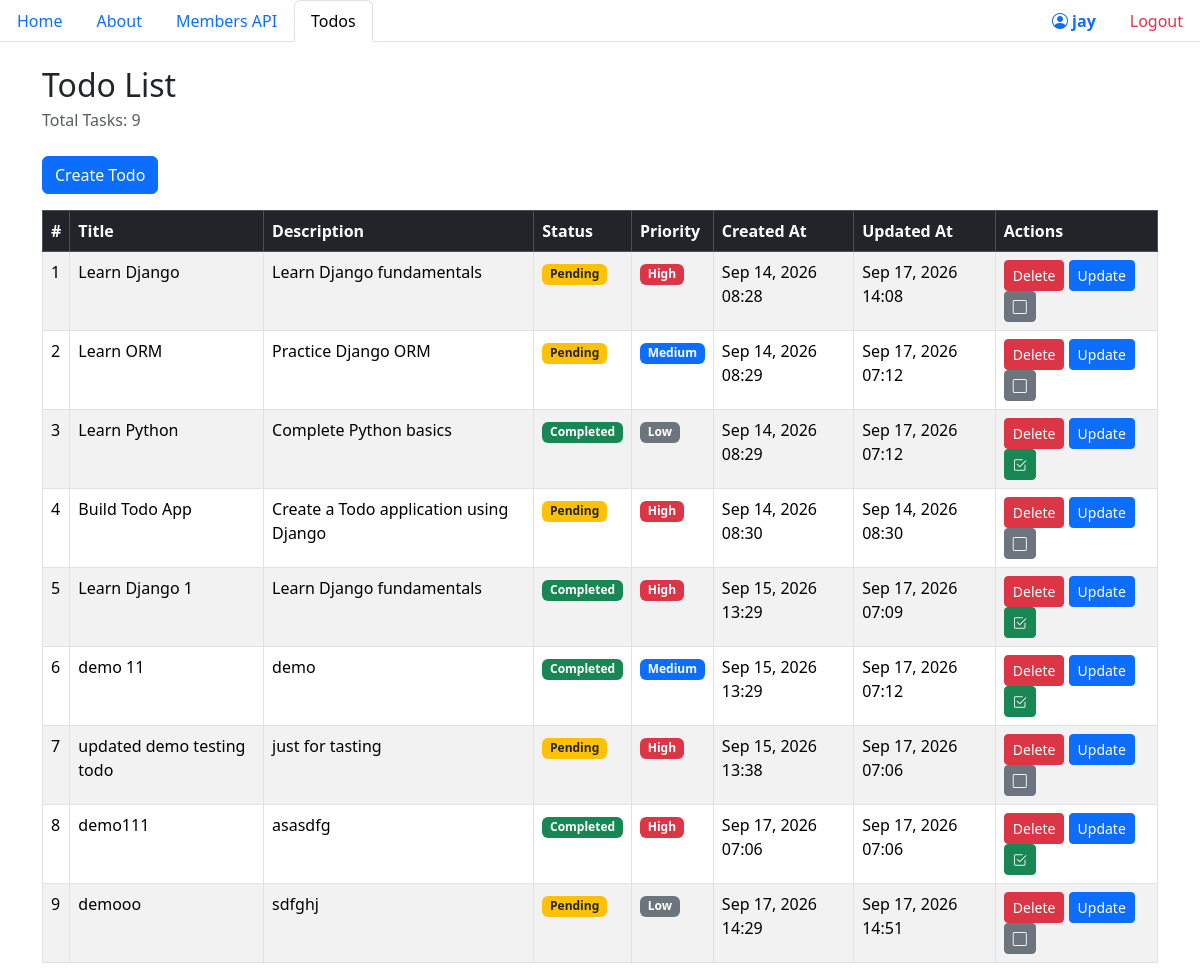
The page /todo/ (signed in) on the database its author committed.
### todo/models.py (models this page shows, shortened)
class Todo(models.Model):
    status_choices = [
        ('PENDING', 'Pending'),
        ('COMPLETED', 'Completed'),
    ]
    id = models.IntegerField(primary_key=True)
    title = models.CharField(max_length=100)
    description = models.TextField()
    status = models.CharField(max_length=20 , choices=status_choices , default='PENDING')
    priority_choices = [
        ('LOW', 'Low'),
        ('MEDIUM', 'Medium'),
        ('HIGH', 'High'),
    ]
    priority = models.CharField(max_length=20 , choices=priority_choices , default='LOW')
    created_at = models.DateTimeField(auto_now_add=True)
    updated_at = models.DateTimeField(auto_now=True)

### todo/views.py (the view)
# urls.py: path("todo/", include("todo.urls")),
@login_required(login_url="/auth/login_user")
@permission_required("todo.view_todo")
def todo(request):
    my_todo = list(Todo.objects.all())
    return render(request, "todo/todo.html" , {"todos" : my_todo})

### todo/templates/todo/todo.html (shortened to what this page needs)
{% extends 'nevbar.html' %}
{% block content %}
<div class="container mt-4">
    <h2 class="mb-1">Todo List</h2>
    <p class="text-muted mb-4">Total Tasks: {{ todos|length }}</p>
    <a href="create_todo" class="btn btn-primary mb-3">Create Todo</a>
    <table class="table table-bordered table-striped table-hover">
        <thead class="table-dark">
            <tr>
                <th>#</th>
                <th>Title</th>
                <th>Description</th>
                <th>Status</th>
                <th>Priority</th>
                <th>Created At</th>
                <th>Updated At</th>
                <th>Actions</th>
            </tr>
        </thead>
        <tbody>
            {% for todo in todos %}
            <tr>
                <td>{{ forloop.counter }}</td>
                <td>{{ todo.title }}</td>
                <td>{{ todo.description }}</td>
                <td>
                    {% if todo.status == 'COMPLETED' %}
                        <span class="badge bg-success">Completed</span>
                    {% else %}
                        <span class="badge bg-warning text-dark">Pending</span>
                    {% endif %}
                </td>
                <td>
                    {% if todo.priority == 'HIGH' %}
                        <span class="badge bg-danger">High</span>
                    {% elif todo.priority == 'MEDIUM' %}
                        <span class="badge bg-primary">Medium</span>
                    {% else %}
                        <span class="badge bg-secondary">Low</span>
                    {% endif %}
                </td>
                <td>{{ todo.created_at|date:"M d, Y H:i" }}</td>
                <td>{{ todo.updated_at|date:"M d, Y H:i" }}</td>
                {% if user.custom_user.is_admin or user.is_superuser %}
                <td>
                    <a href="{% url 'delete_todo' todo.id %}" class="btn btn-danger btn-sm">Delete</a>
                    <a href="{% url 'update_todo' todo.id %}" class="btn btn-primary btn-sm">Update</a>
                    {% if todo.status == 'COMPLETED' %}
                        <a href="{% url 'status_todo' todo.id %}" class="btn btn-success btn-sm" title="Mark as Pending">
                            <i class="bi bi-check2-square"></i>
                        </a>
                    {% else %}
                        <a href="{% url 'status_todo' todo.id %}" class="btn btn-secondary btn-sm" title="Mark as Completed">
                            <i class="bi bi-square"></i>
                        </a>
                    {% endif %}
                </td>
                {% endif %}
            </tr>
            {% empty %}
            <tr>
                <td colspan="7" class="text-center text-muted">No todos found.</td>
            </tr>
            {% endfor %}
        </tbody>
    </table>
</div>
{% endblock %}

### home/templates/nevbar.html (shortened to what this page needs)
{% load static %}
<!DOCTYPE html>
<html lang="en">
<head>
    <link href="https://cdn.jsdelivr.net/npm/bootstrap@5.3.8/dist/css/bootstrap.min.css" rel="stylesheet">
    <link href="https://cdn.jsdelivr.net/npm/bootstrap-icons@1.11.3/font/bootstrap-icons.css" rel="stylesheet">
</head>
<body>
    <ul class="nav nav-tabs d-flex" id="myTab" role="tablist">
        <li class="nav-item" role="presentation">
            <a class="nav-link active" href="/">Home</a>
        </li>
        <li class="nav-item" role="presentation">
            <a class="nav-link" href="/about/">About</a>
        </li>
        <li class="nav-item" role="presentation">
            <a class="nav-link" href="/members/">Members API</a>
        </li>
        <li class="nav-item" role="presentation">
            <a class="nav-link" href="/todo/">Todos</a>
        </li>
        {% if user.is_authenticated %}
        <li class="nav-item ms-auto" role="presentation">
            <span class="nav-link text-primary fw-semibold">
                <i class="bi bi-person-circle me-1"></i>{{ user.username }}
            </span>
        </li>
        <li class="nav-item" role="presentation">
            <a class="nav-link text-danger" href="/auth/logout_user">Logout</a>
        </li>
        {% endif %}
    </ul>
    {% block content %}
    {% endblock %}
</body>
</html>

### home/templates/nevbar.html (style rules this page uses)
table, th, td { border: 1px solid black; border-collapse: collapse; padding: 8px; }

### rows shown on the page
Todo: title "Learn Django", description "Learn Django fundamentals", status "Pending", priority "High", created_at "Sep 14, 2026 08:28", updated_at "Sep 17, 2026 14:08"
Todo: title "Learn ORM", description "Practice Django ORM", status "Pending", priority "Medium", created_at "Sep 14, 2026 08:29", updated_at "Sep 17, 2026 07:12"
Todo: title "Learn Python", description "Complete Python basics", status "Completed", priority "Low", created_at "Sep 14, 2026 08:29", updated_at "Sep 17, 2026 07:12"
Todo: title "Build Todo App", description "Create a Todo application using Django", status "Pending", priority "High", created_at "Sep 14, 2026 08:30", updated_at "Sep 14, 2026 08:30"
Todo: title "Learn Django 1", description "Learn Django fundamentals", status "Completed", priority "High", created_at "Sep 15, 2026 13:29", updated_at "Sep 17, 2026 07:09"
Todo: title "demo 11", description "demo", status "Completed", priority "Medium", created_at "Sep 15, 2026 13:29", updated_at "Sep 17, 2026 07:12"
Todo: title "updated demo testing todo", description "just for tasting", status "Pending", priority "High", created_at "Sep 15, 2026 13:38", updated_at "Sep 17, 2026 07:06"
Todo: title "demo111", description "asasdfg", status "Completed", priority "High", created_at "Sep 17, 2026 07:06", updated_at "Sep 17, 2026 07:06"
Todo: title "demooo", description "sdfghj", status "Pending", priority "Low", created_at "Sep 17, 2026 14:29", updated_at "Sep 17, 2026 14:51"

### other values the page prints
{{ user.username }} "jay"
{{ todos|length }} "9"
